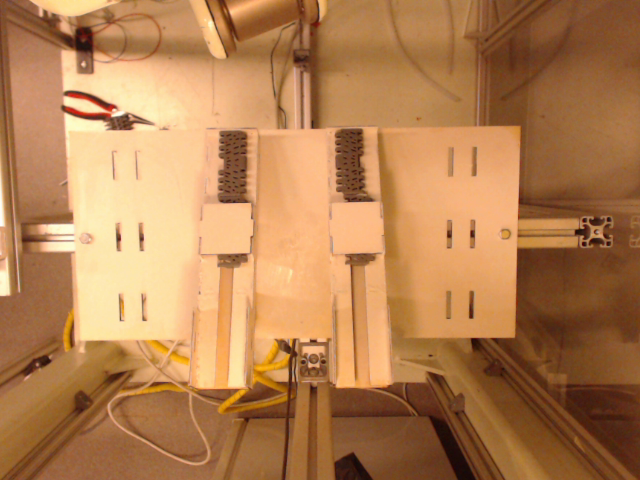
#> input picture code samples/moduleCamera/loadingDock.png, 640 x 480 px
$ python makeSquare.py   (older library calls are emulated)
#> lines starting #> are read from the running program, lines starting #| are printed output that depends on the picture; after the words box and inside, x2 and y2 are one past the last pixel; in counts of white or black regions, pixels touching at a corner belong together
import cv2
import numpy as np


dock = [[127 , 186,
         210, 257],
        [125, 206,
         326, 384]]


image = cv2.imread('loadingDock.png')
#> image is the input picture: shape (480, 640, 3); mean B, G, R 81.4, 127.7, 179.4
startPosition = cv2.imread('initial.png')
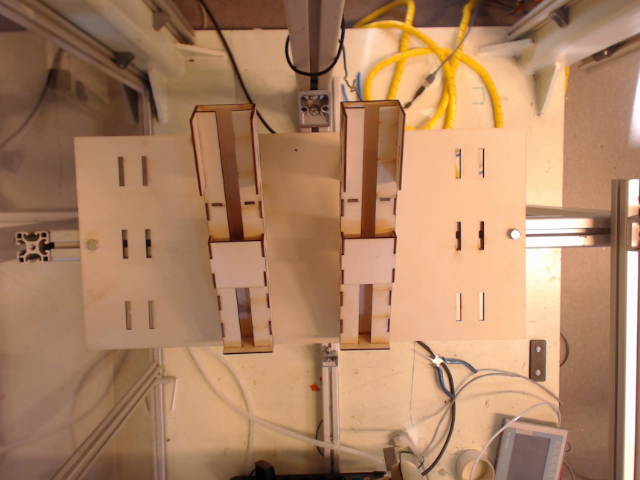
#> input picture code samples/moduleCamera/initial.png, 640 x 480 px
#> startPosition is the input picture: shape (480, 640, 3); mean B, G, R 99.6, 131.1, 173
cv2.imshow('sffr', image)

# End of Code

def toGreyscale(image):
    gray_image = cv2.cvtColor(image, cv2.COLOR_BGR2GRAY)
    return gray_image


crop_img = image[dock[0][0]:dock[0][1], dock[0][2]:dock[0][3]]
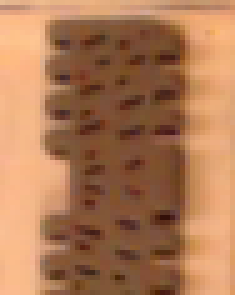
#> crop_img: shape (59, 47, 3) (shown 5 times larger); mean B, G, R 84.6, 120.4, 172.8
cv2.imshow('gray_image', crop_img)

grey_image=toGreyscale(crop_img)
#> in toGreyscale, `gray_image = cv2.cvtColor(image, cv2.COLOR_BGR2GRAY)`:
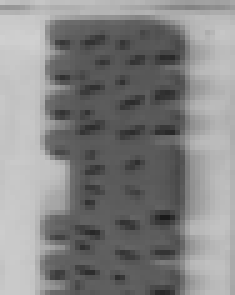
#> gray_image: shape (59, 47) (shown 5 times larger); min 26, max 208, mean 132

thresh = 120
black_image = cv2.threshold(grey_image, thresh, 255, cv2.THRESH_BINARY)[1]
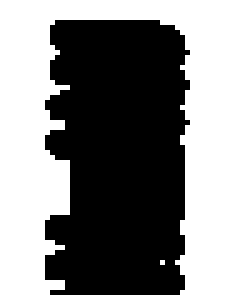
#> black_image: shape (59, 47) (shown 5 times larger); 49.3% white; 2 white regions (1 under 20 px), largest, box (x1, y1, x2, y2) and area: (0, 0, 47, 59) 1365
cv2.imshow('black iamge', black_image)


kernel = np.ones((5,5),np.uint8)
erode = cv2.erode(black_image,kernel,iterations = 1)
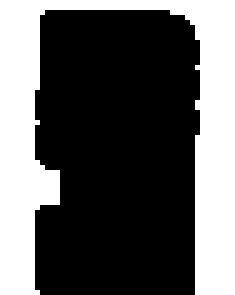
#> erode: shape (59, 47) (shown 5 times larger); 36% white; 1 white region, box (x1, y1, x2, y2) and area: (0, 0, 47, 59) 999
cv2.imshow('erode', erode)


ret,thresh = cv2.threshold(erode,127,255,0)
im2, contours, hierarchy = cv2.findContours(cv2.bitwise_not(thresh), cv2.RETR_TREE, cv2.CHAIN_APPROX_SIMPLE, )
#> im2: shape (59, 47); 64% white; 1 black region
#> contours = 1 contour; box (x1, y1, x2, y2) and area: (7, 2, 40, 59) 1686
# print(contours[0])
print(contours[0][0][0][0]) #contours[countour][element][keep 0][key])
#| 9

biggest = [0, 0]
smallest = [10000, 10000]
for cnt in contours:
    for x in range(len(cnt)):
        print(cnt[x][0])
        if(cnt[x][0][0] > biggest[0] and cnt[x][0][1] > biggest[1]):
            biggest = [cnt[x][0][0], cnt[x][0][1]]
            print("new biggest:", biggest)
        if(cnt[x][0][0] < smallest[0] and cnt[x][0][1] < smallest[1]):
            smallest = [cnt[x][0][0], cnt[x][0][1]]
            print("new smallest:", smallest)
    print("endResult:", smallest, biggest, [smallest[0], biggest[1]])
#> this loop made 1 pass
#> (printed output is left out)
#> after the loop, biggest = [38, 58]; smallest = [9, 2]
    # print(smallest[1])


backtorgb = cv2.cvtColor(erode,cv2.COLOR_GRAY2RGB)

cnt = contours[0]
#> cnt = contour of 33 points, box (x1, y1, x2, y2) (7, 2, 40, 59), area 1686
M = cv2.moments(cnt)
#> M = moments, m00 1686.5, centre m10/m00, m01/m00 = (23.08, 30)
# cv2.drawContours(backtorgb, contours, -1, (0,255,0), 3)


contours34 = [np.array([smallest, [smallest[0], biggest[1]], biggest, [biggest[0], smallest[1]]], dtype=np.int32)]
#> contours34 = [[[9, 2], [9, 58], [38, 58], [38, 2]]]
for cnt in contours34:
    print("new")
    print(type(cnt))
    cv2.drawContours(backtorgb,[cnt],0,(255,0,0),2)
#> this loop made 1 pass
#> cnt on pass 1: [[9, 2], [9, 58], [38, 58], [38, 2]]
#| new
#| <class 'numpy.ndarray'>
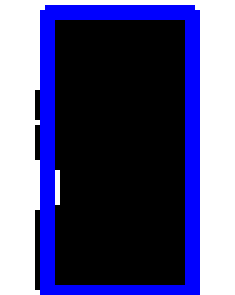
#> backtorgb: shape (59, 47, 3) (shown 5 times larger); mean B, G, R 126.3, 82.5, 82.5
cv2.imshow('sffr', image)


# print(M)

cv2.imshow('final', backtorgb)


# kernel = np.ones((5,5),np.uint8)
# erode = cv2.dilate(crop_img,kernel,iterations = 2)


cv2.waitKey(0)  # Waits forever for user to press any key
cv2.destroyAllWindows()  # Closes displayed windows
